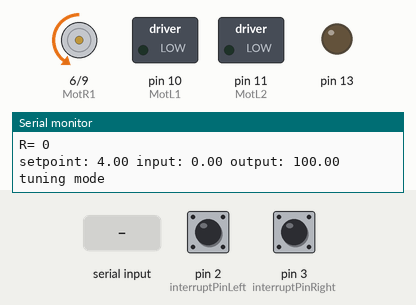
A sketch run on a simulated Arduino Uno, built with avr-gcc and run on an emulated ATmega328P. Parts: motor-driver pin pairs drawn as motors (green arrow = first pin HIGH = forward, orange = second pin HIGH = backward, longer = more drive), switched loads named in the sketch (green lamp = pin HIGH), output pins drawn as LEDs (lit = HIGH), the last lines printed to the serial monitor. Inputs (shaded band) come from the test bench; at power-on: pin 3 (interruptPinRight) LOW, pin 2 (interruptPinLeft) LOW. Random numbers use the default seed unless the sketch sets one.

Above: at 1.2 s.
1.3 s: "0" received over Serial
At 2.0 s:
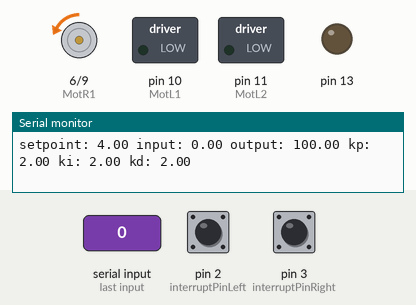
4.3 s: pin 3 (interruptPinRight) pulled HIGH for 0.15 s
At 4.4 s:
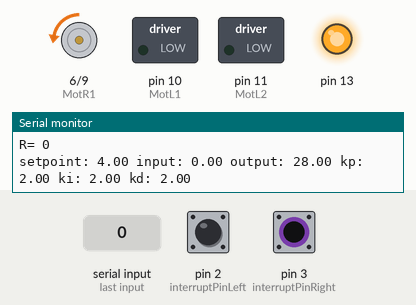
7.3 s: pin 3 (interruptPinRight) pulled HIGH for 1 s
At 7.4 s:
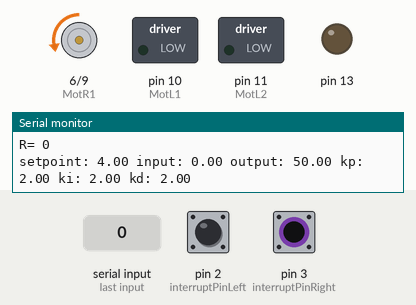
10.3 s: pin 3 (interruptPinRight) pulled HIGH for 0.15 s
At 10.4 s:
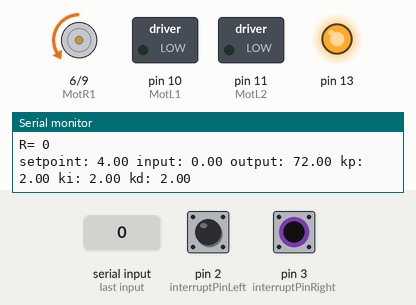
13.3 s: pin 3 (interruptPinRight) pulled HIGH for 3.2 s
At 19.0 s:
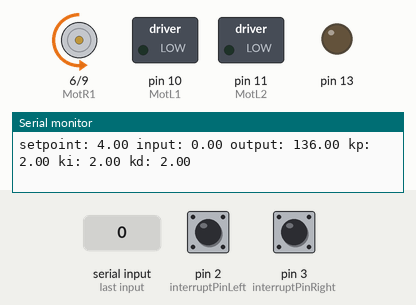
19.4 s: pin 3 (interruptPinRight) pulled HIGH for 0.15 s
At 19.5 s:
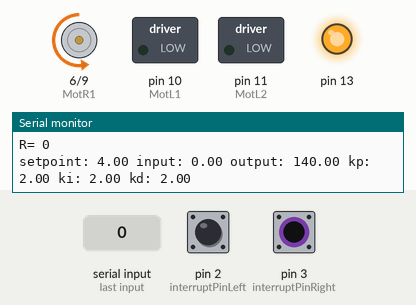
Timing chart, 0 to 27.4 s (numbered marks = the images above; inputs shaded):
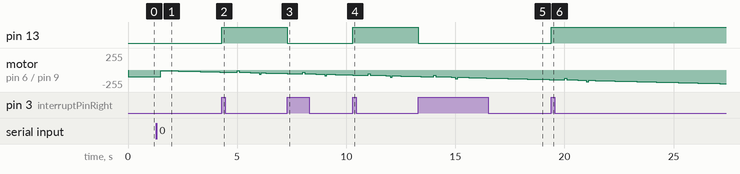

The sketch:

S2_L04_Wheel_Speed_PID_Autotune.ino
```cpp
#include <PID_v1.h>
#include <PID_AutoTune_v0.h>

byte ATuneModeRemember=2;
double input, output, setpoint=4;
double kp = 2 ,ki = 2,kd = 2;        // 2, 0.5, 2

double kpmodel=1.5, taup=100, theta[50];
double outputStart=5;
double aTuneStep=50, aTuneNoise=1, aTuneStartValue=100;
unsigned int aTuneLookBack=20;

boolean tuning = true;
unsigned long  modelTime, serialTime;

PID myPID(&input, &output, &setpoint,kp,ki,kd, DIRECT);
PID_ATune aTune(&input, &output);

//set to false to connect to the real world
boolean useSimulation = false;


#define _TASK_TIMECRITICAL
#define _TASK_SLEEP_ON_IDLE_RUN
#include <TaskScheduler.h>
// Callback methods prototypes
void speedCallback();
#define speedInterval 1000

//Tasks
Task speedCheck(speedInterval, -1, &speedCallback);

Scheduler runner;


int interruptPinLeft = 2;
int interruptPinRight = 3;
volatile int WheelCounterLeft, WheelCounterRight = 0;
int LED = 13;

#define MotR1     6
#define MotR2     9
#define MotL1     10
#define MotL2     11


void interruptWheelCounterLeft(){
  WheelCounterLeft++;
}

void interruptWheelCounterRight(){
  WheelCounterRight++;
  digitalWrite(13, !digitalRead(13));
}


void speedCallback(){
  input = WheelCounterRight;
  Serial.print("R= ");
  Serial.println(WheelCounterRight);
   WheelCounterLeft = 0;
  WheelCounterRight = 0;
}


void setup()
{
   pinMode (interruptPinLeft, INPUT);
  pinMode (interruptPinRight, INPUT);
  attachInterrupt(0, interruptWheelCounterLeft, RISING);
  attachInterrupt(1, interruptWheelCounterRight, RISING);
  pinMode(MotR1, OUTPUT);
  pinMode(MotR2, OUTPUT);
  pinMode(MotL1, OUTPUT);
  pinMode(MotL2, OUTPUT);

  pinMode(13, OUTPUT);

  if(useSimulation)
  {
    for(byte i=0;i<50;i++)
    {
      theta[i]=outputStart;
    }
    modelTime = 0;
  }
  //Setup the pid
  myPID.SetMode(AUTOMATIC);

  if(tuning)
  {
    tuning=false;
    changeAutoTune();
    tuning=true;
  }

  serialTime = 0;
  Serial.begin(57600);
   runner.init();
  runner.addTask(speedCheck);
  speedCheck.enable();
  digitalWrite(MotR2, HIGH);  // get the motor started so we have something to work with.

}

void loop()
{
  runner.execute();
  unsigned long now = millis();


  if(tuning)
  {
    byte val = (aTune.Runtime());
    if (val!=0)
    {
      tuning = false;
    }
    if(!tuning)
    { //we're done, set the tuning parameters
      kp = aTune.GetKp();
      ki = aTune.GetKi();
      kd = aTune.GetKd();
      myPID.SetTunings(kp,ki,kd);
      AutoTuneHelper(false);
    }
  }
  else myPID.Compute();

  if(useSimulation)
  {
    theta[30]=output;
    if(now>=modelTime)
    {
      modelTime +=100;
      DoModel();
    }
  }
  else
  {
     analogWrite(MotR2,output);
  }

  //send-receive with processing if it's time
  if(millis()>serialTime)
  {
    SerialReceive();
    SerialSend();
    serialTime+=500;
  }
}

void changeAutoTune()
{
 if(!tuning)
  {
    //Set the output to the desired starting frequency.
    output=aTuneStartValue;
    aTune.SetNoiseBand(aTuneNoise);
    aTune.SetOutputStep(aTuneStep);
    aTune.SetLookbackSec((int)aTuneLookBack);
    AutoTuneHelper(true);
    tuning = true;
  }
  else
  { //cancel autotune
    aTune.Cancel();
    tuning = false;
    AutoTuneHelper(false);
  }
}

void AutoTuneHelper(boolean start)
{
  if(start)
    ATuneModeRemember = myPID.GetMode();
  else
    myPID.SetMode(ATuneModeRemember);
}


void SerialSend()
{
  Serial.print("setpoint: ");Serial.print(setpoint); Serial.print(" ");
  Serial.print("input: ");Serial.print(input); Serial.print(" ");
  Serial.print("output: ");Serial.print(output); Serial.print(" ");
  if(tuning){
    Serial.println("tuning mode");
  } else {
    Serial.print("kp: ");Serial.print(myPID.GetKp());Serial.print(" ");
    Serial.print("ki: ");Serial.print(myPID.GetKi());Serial.print(" ");
    Serial.print("kd: ");Serial.print(myPID.GetKd());Serial.println();
  }
}

void SerialReceive()
{
  if(Serial.available())
  {
   char b = Serial.read();
   Serial.flush();
   if((b=='1' && !tuning) || (b!='1' && tuning))changeAutoTune();
  }
}

void DoModel()
{
  //cycle the dead time
  for(byte i=0;i<49;i++)
  {
    theta[i] = theta[i+1];
  }
  //compute the input
  input = (kpmodel / taup) *(theta[0]-outputStart) + input*(1-1/taup) + ((float)random(-10,10))/100;

}
```

Measured:
- after the input at 1.3 s, motor on pin 6 (MotR1) / pin 9 (MotR2): backward 100/255 → backward 8/255 after 0.20 s, → backward 9/255 0.10 s later, → backward 10/255 0.10 s later, → backward 11/255 0.10 s later, … (23 changes in this stretch)
- after the input at 4.3 s, pin 13: LOW → HIGH at once
- after the input at 7.3 s, pin 13: HIGH → LOW at once
- after the input at 10.3 s, pin 13: LOW → HIGH at once
- after the input at 13.3 s, pin 13: HIGH → LOW at once
- after the input at 19.4 s, pin 13: LOW → HIGH at once
